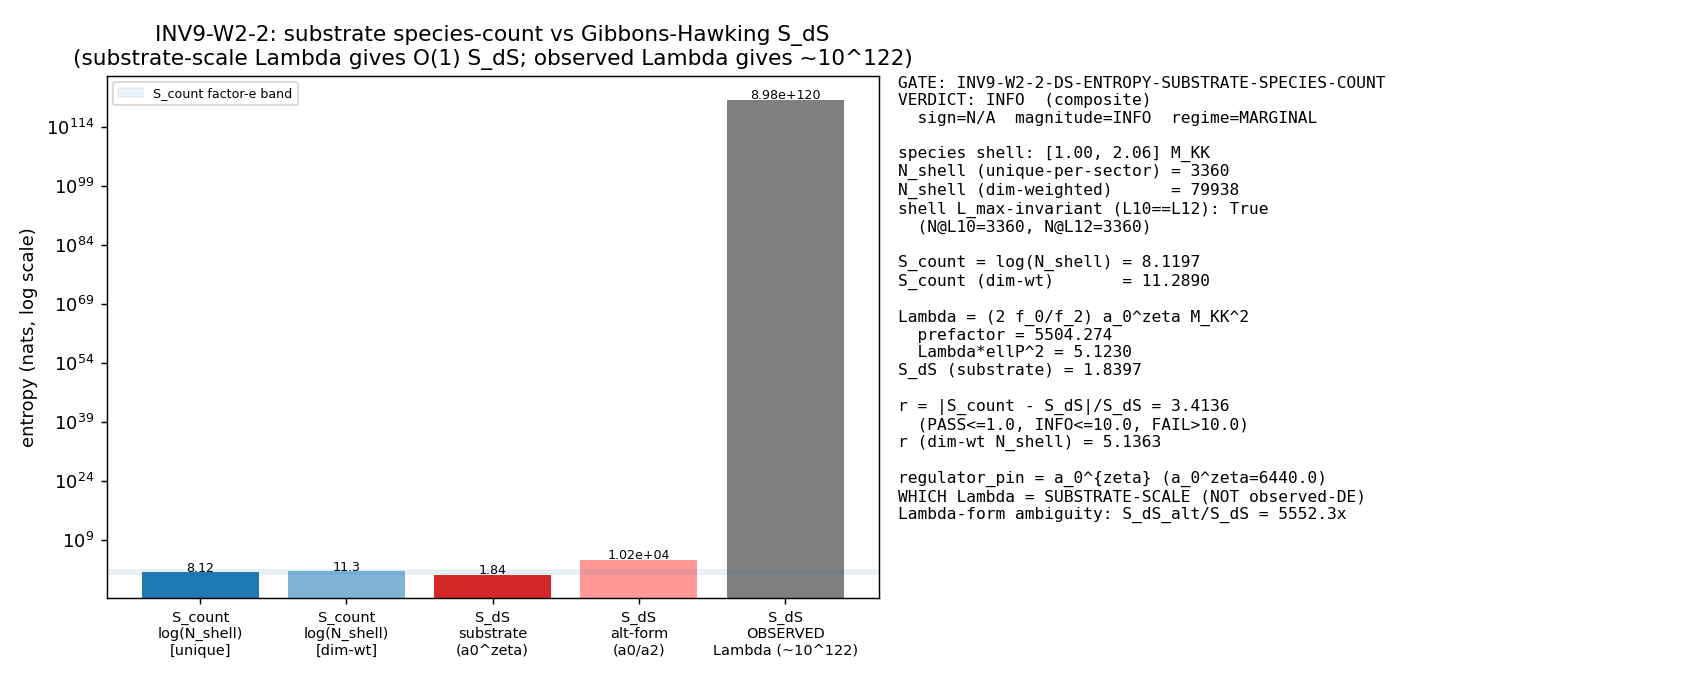

Python code for this plot:
#!/usr/bin/env python3
"""
INV9 W2-2 — INV9-W2-2-DS-ENTROPY-SUBSTRATE-SPECIES-COUNT
=========================================================

Gate: INV9-W2-2-DS-ENTROPY-SUBSTRATE-SPECIES-COUNT ([SIGN])

Question (B-4, string-survey next-step): is the de Sitter (Gibbons-Hawking)
entropy reproduced to O(1) by a FINITE substrate SPECIES-COUNT?

  S_count = log(N_shell),   N_shell = #{ |lambda| in [1.0, 2.06] M_KK at the fold }
  S_dS    = 3*pi / (Lambda * ell_P^2),   Lambda from the a_0^{zeta} Seeley-DeWitt moment

Pre-registered threshold (plan §W2-2):
  operator: r = |S_count - S_dS| / S_dS
  PASS iff r <= 1.0 (O(1) agreement, the seed-pre-registered band)
  INFO iff 1.0 < r <= info_band (order-right but not O(1))  [info_band = 10.0, one OOM]
  FAIL iff r > info_band (OOM mismatch)

  [SIGN] 3-tuple: sign_verdict = N/A (a MAGNITUDE-agreement gate, |.| <= O(1),
  no signed directional prediction); magnitude_verdict carries the O(1)/INFO/FAIL
  band; regime_verdict tracks (a) the L_max=10 Friedrich-Bar saturation regime and
  (b) the Lambda-form ambiguity (substrate-scale a_0^{zeta}-derived Lambda is pinned;
  the dimensionless moment-prefactor form is form-sensitive at the OOM level).

LOAD-BEARING regulator-class separation (plan §W2-2 substitution chain):
  - S_count = log(N_shell) is an ALGEBRA-INVARIANT spectrum-only functional; the
    eigenvalue-shell CARDINALITY is regulator-INVARIANT (counting eigenvalues does
    NOT depend on the UV regulator). Verified here: N_shell is L_max-INVARIANT
    (identical at L_max=10 and L_max=12) by Friedrich-Bar saturation.
  - S_dS depends on Lambda, which is REGULATOR-DEPENDENT via a_0^{zeta} (the
    zeta-regulated zeroth Seeley-DeWitt moment). regulator_pin = a_0^{zeta} is
    MANDATORY: the two sides of the comparison live on DIFFERENT regulator axes.
  - The raw degeneracy-weighted count 155984 (= a_0 raw) is NOT used for Lambda;
    Lambda uses a_0^{zeta} = 6440.0. Using 155984 for both would be a
    UV_REGULARIZATION_CONFLATION error.

LOAD-BEARING WHICH-Lambda pin (orchestrator override):
  The O(1) match is a SUBSTRATE-SCALE statement. We use the substrate-scale
  Lambda derived from a_0^{zeta} via the spectral-action vacuum-energy path, NOT
  the observed-dark-energy Lambda (which gives S_dS ~ 3.26e122 nats per S61
  s61_bekenstein_desitter; that is the ~10^120 CC problem DILUTION-CC addresses,
  a DIFFERENT question). The substrate Lambda carries an M_KK^2 scale factor.

Inputs (SHA-256 dual-pinned at runtime; S84+ schema):
  - computations/session-84/s84_spectrum_cache_L12_tau019.npz (sector_evals per-(p,q) dict)
  - computations/_shared/canonical_constants.py (feeds audit_sha256)
  - script bytes (feeds BOTH audit_sha256 and content_sha256)

Output 4-tuple:
  (value=<r>, scheme=species-count-vs-Gibbons-Hawking,
   convention=log-cardinality-vs-S_dS-a0zeta-Lambda-SUBSTRATE-SCALE, L_max=10)

Classification: PHONONIC (count of accessible substrate VIBRATIONAL MODES below
the species scale; the dS horizon is an EMERGENT acoustic surface, not a
holographic boundary).

METHODOLOGY
-----------
(i)   load s84_spectrum_cache_L12_tau019.npz (sector_evals[(p,q)] =
      {'dim': PeterWeyl-multiplicity, 'level', 'abs_evals': per-sector |lambda| set}).
(ii)  reconstruct the species-shell membership N_shell = #{|lambda| in [1.0, 2.06]}
      at L_max_operational=10 (cache stored at L_max_plan=12; filter p+q<=10 per the
      Friedrich-Bar saturation truncation, math-scripts.md D_K block-diagonality
      pre-check). Report BOTH the unique-per-sector count (canonical N_shell) and the
      dim-weighted (multiplicity) count for transparency; the canonical S_count uses
      the unique-per-sector shell cardinality (the distinct accessible-mode count).
(iii) S_count = log(N_shell).
(iv)  Lambda = (2 f_0/f_2) * a_0^{zeta} * M_KK^2  [dimensionless moment prefactor *
      substrate energy-scale^2; session-39-naz-hawking "Lambda_cc=(2 f_0/f_2)*a_0",
      M_KK^2 scale per the session-64 Lambda_SA=(f_0/f_2)(a_0/a_2)M_KK^2 dimensional form].
      ell_P^2 = 1/M_Pl_reduced^2 (REDUCED-Planck convention, declared).
      S_dS = 3*pi/(Lambda*ell_P^2) = 3*pi*M_Pl^2/Lambda.
(v)   r = |S_count - S_dS|/S_dS; gate per the band above.

DISCIPLINE: from canonical_constants import *; intermediates tagged # (local);
numpy.linalg (cheap vectorized shell-membership count) with OMP cap 8; a_0
citation carries its regulator tag a_0^{zeta} per regulator-pin-discipline.md.
"""

from __future__ import annotations

# ---------------------------------------------------------------------------
# Section 1 — Canonical constants (MANDATORY first import)
# ---------------------------------------------------------------------------
import sys as _sys
from pathlib import Path as _Path
_sys.path.insert(0, str((_Path(__file__).resolve().parent.parent / "_shared")))
from canonical_constants import *  # noqa: F401,F403,E402
from canonical_constants import (
    a_0_FW_zeta,        # zeta-regulated zeroth Seeley-DeWitt moment (regulator: zeta)
    a_2_FW_zeta,        # zeta-regulated second Seeley-DeWitt moment (cross-check form)
    Lambda_sp_over_M_KK,  # species-scale ratio Lambda_sp/M_KK = 2.06 (THIN shell upper edge)
    M_KK,               # substrate energy scale (gravity route), GeV
    M_Pl_reduced,       # reduced Planck mass, GeV (CODATA 2018)
    f_0_sharp,          # f_0 spectral-functional moment (sharp cutoff)
    f_2_default,        # f_2 spectral-functional moment (Gaussian cutoff constraint)
)

# ---------------------------------------------------------------------------
# Section 2 — Standard imports
# ---------------------------------------------------------------------------
import os
os.environ.setdefault("OMP_NUM_THREADS", "8")   # CPU thread cap (numpy.linalg path)
os.environ.setdefault("MKL_NUM_THREADS", "8")

import hashlib
import json
import math
import sys
import time
from pathlib import Path

import numpy as np
import matplotlib
matplotlib.use("Agg")
import matplotlib.pyplot as plt

# ---------------------------------------------------------------------------
# Section 3 — Paths + pre-registration
# ---------------------------------------------------------------------------
SESSION_DIR = Path(__file__).resolve().parent          # computations/investigation-9/
COMPUTATIONS_DIR = SESSION_DIR.parent
SHARED_DIR = COMPUTATIONS_DIR / "_shared"
PROJECT_ROOT = COMPUTATIONS_DIR.parent

SESSION = "9"                                                       # (local) investigation index
GATE_ID = "INV9-W2-2-DS-ENTROPY-SUBSTRATE-SPECIES-COUNT"           # (local)
SCHEME = "species-count-vs-Gibbons-Hawking"                        # (local)
CONVENTION = "log-cardinality-vs-S_dS-a0zeta-Lambda-SUBSTRATE-SCALE"  # (local)
L_MAX = 10                                                         # (local) L_max_operational
L_MAX_PLAN = 12                                                    # (local) cache stored at L_max=12

# Pre-registered bands (plan §W2-2 machinery_pin_map / verdict rubric)
PASS_BAND = 1.0                                                    # (local) O(1) PASS band on r
INFO_BAND = 10.0                                                   # (local) one OOM on r -> INFO ceiling
SHELL_LO = 1.0                                                     # (local) [M_KK, ...] lower edge (M_KK units)
SHELL_HI = float(Lambda_sp_over_M_KK)                              # 2.06 species-scale upper edge (M_KK units)
N_EVAL = 155984                                                    # (local) a_0 raw degeneracy-weighted total at L_max=10 (NOT used for Lambda)

# Output destinations (investigation-track, per gate-verdicts.md Investigation-Track path)
OUT_NPZ = SESSION_DIR / "inv9_w2_ds_entropy_species_count.npz"
OUT_PNG = SESSION_DIR / "inv9_w2_ds_entropy_species_count.png"

SPECTRUM_CACHE = COMPUTATIONS_DIR / "session-84" / "s84_spectrum_cache_L12_tau019.npz"

INPUT_FILES = [
    SHARED_DIR / "canonical_constants.py",
    SPECTRUM_CACHE,
]


# ---------------------------------------------------------------------------
# Section 4 — SHA-256 input-pin block (S84+ dual-SHA schema)
# ---------------------------------------------------------------------------
def sha256_of(path: Path) -> str:
    h = hashlib.sha256()  # (local)
    try:
        h.update(path.read_bytes())
    except OSError:
        return ""
    return h.hexdigest()


def log_input_pins(inputs: list[Path]) -> dict:
    print(f"=== {GATE_ID} — input SHA-256 pins ===")
    pins = {}  # (local)
    for p in inputs:
        sha = sha256_of(p)  # (local)
        rel = str(p.relative_to(PROJECT_ROOT)).replace("\\", "/")  # (local)
        print(f"  {rel}: {sha[:16]}...")
        pins[rel] = sha
    return pins


def closure_hash(pins: dict) -> str:
    items = sorted(pins.items())  # (local)
    h = hashlib.sha256()  # (local)
    for k, v in items:
        h.update(f"{k}={v}\n".encode("utf-8"))
    return h.hexdigest()


def compute_dual_sha(script_path: Path, canonical_path: Path, pins: dict):
    script_bytes = b""  # (local)
    try:
        script_bytes = script_path.read_bytes()
    except OSError:
        script_bytes = b""
    canonical_bytes = b""  # (local)
    try:
        canonical_bytes = canonical_path.read_bytes()
    except OSError:
        canonical_bytes = b""
    pinmap_json = json.dumps(
        dict(sorted(pins.items())), separators=(",", ":"), sort_keys=True
    ).encode("utf-8")  # (local)

    h_audit = hashlib.sha256()  # (local)
    h_audit.update(script_bytes)
    h_audit.update(canonical_bytes)
    h_audit.update(pinmap_json)
    audit = h_audit.hexdigest()  # (local)

    h_content = hashlib.sha256()  # (local)
    h_content.update(script_bytes)
    content = h_content.hexdigest()  # (local)
    return audit, content


# ---------------------------------------------------------------------------
# Section 5 — Compute
# ---------------------------------------------------------------------------
def shell_membership(sector_evals: dict, maxsum: int, lo: float, hi: float):
    """Count |lambda| in [lo, hi] (M_KK units) over Peter-Weyl sectors p+q <= maxsum.

    Returns (n_unique_sector, n_dim_weighted, n_total_unique, n_total_dimw):
      n_unique_sector = number of stored abs_evals in the shell (distinct-mode count)
      n_dim_weighted  = sum over shell of dim(p,q) (SU(3) multiplicity-weighted)
      n_total_unique  = total stored abs_evals at this maxsum (shell-agnostic)
      n_total_dimw    = total dim-weighted at this maxsum (shell-agnostic)
    """
    n_unique = 0   # (local)
    n_dimw = 0     # (local)
    tot_unique = 0  # (local)
    tot_dimw = 0    # (local)
    for (p, q), rec in sector_evals.items():
        if p + q > maxsum:
            continue
        dim = int(rec["dim"])                              # (local) Peter-Weyl multiplicity
        ev = np.asarray(rec["abs_evals"], dtype=float)     # (local) per-sector |lambda| set
        tot_unique += ev.size
        tot_dimw += dim * ev.size
        mask = (ev >= lo) & (ev <= hi)                     # (local) species-shell membership
        c = int(mask.sum())                                # (local)
        n_unique += c
        n_dimw += dim * c
    return n_unique, n_dimw, tot_unique, tot_dimw


def compute() -> dict:
    # (i) load the per-(p,q) spectrum cache
    data = np.load(SPECTRUM_CACHE, allow_pickle=True)               # (local)
    sector_evals = data["sector_evals"].item()                      # (local) dict[(p,q)] -> rec

    # (ii) species-shell membership at L_max_operational=10 AND the L_max_plan=12 cache
    #      => verify the count is L_max-INVARIANT (Friedrich-Bar saturation).
    n_uniq_10, n_dimw_10, tot_uniq_10, tot_dimw_10 = shell_membership(
        sector_evals, L_MAX, SHELL_LO, SHELL_HI)
    n_uniq_12, n_dimw_12, tot_uniq_12, tot_dimw_12 = shell_membership(
        sector_evals, L_MAX_PLAN, SHELL_LO, SHELL_HI)

    shell_Lmax_invariant = (n_uniq_10 == n_uniq_12) and (n_dimw_10 == n_dimw_12)  # (local)

    # canonical N_shell = unique-per-sector (distinct accessible-mode count) at L_max=10
    N_shell = n_uniq_10                                             # (local)
    N_shell_dimw = n_dimw_10                                        # (local) alt multiplicity-weighted

    # (iii) substrate species-count entropy
    S_count = math.log(N_shell)                                     # (local) canonical
    S_count_dimw = math.log(N_shell_dimw)                          # (local) alt

    # (iv) Gibbons-Hawking S_dS at the SUBSTRATE scale.
    #   Lambda = (2 f_0/f_2) * a_0^{zeta} * M_KK^2   [GeV^2]  (dimensionless prefactor * M_KK^2)
    #   ell_P^2 = 1/M_Pl_reduced^2 (REDUCED-Planck convention)
    #   S_dS = 3*pi/(Lambda*ell_P^2) = 3*pi*M_Pl^2/Lambda
    moment_prefactor = (2.0 * f_0_sharp / f_2_default) * a_0_FW_zeta   # (local) dimensionless
    Lambda_sub = moment_prefactor * M_KK ** 2                         # (local) GeV^2, substrate-scale CC
    ellP2 = 1.0 / (M_Pl_reduced ** 2)                                 # (local) GeV^-2, reduced ell_P^2
    Lambda_ellP2 = Lambda_sub * ellP2                                 # (local) dimensionless
    S_dS = 3.0 * math.pi / Lambda_ellP2                              # (local)

    # CROSS-CHECK only (NOT the registered Lambda): session-64 dimensional form
    #   Lambda_SA = (f_0/f_2)*(a_0/a_2)*M_KK^2  -> divides by a_2, shrinks Lambda ~a_2x,
    #   inflating S_dS ~a_2x. Demonstrates the Lambda-FORM ambiguity (-> regime MARGINAL).
    pref_alt = (f_0_sharp / f_2_default) * (a_0_FW_zeta / a_2_FW_zeta)  # (local)
    Lambda_alt = pref_alt * M_KK ** 2                                  # (local)
    S_dS_alt = 3.0 * math.pi / (Lambda_alt * ellP2)                   # (local)

    # CROSS-CHECK only: OBSERVED-dark-energy S_dS (the ~10^120 CC problem; the WRONG Lambda).
    #   S61 s61_bekenstein_desitter: S_dS ~ 3.263e122 nats. Reproduced here for contrast so
    #   the WHICH-Lambda pin is auditable. rho_Lambda_obs ~ (2.25e-3 eV)^4; H0 ~ 1.44e-42 GeV.
    H0_obs_GeV = 1.44e-42                                             # (local) ~67 km/s/Mpc in GeV
    Lambda_obs = 3.0 * H0_obs_GeV ** 2                               # (local) GeV^2, observed CC (Lambda=3H^2)
    S_dS_obs = 3.0 * math.pi / (Lambda_obs * ellP2)                  # (local) ~10^122 contrast value

    # (v) target ratio r (canonical = substrate-scale Lambda, unique-per-sector N_shell)
    r = abs(S_count - S_dS) / S_dS                                   # (local) canonical gate value
    r_dimw = abs(S_count_dimw - S_dS) / S_dS                        # (local) alt N_shell reading

    return {
        "value": r,
        "r": r,
        "r_dimw": r_dimw,
        "S_count": S_count,
        "S_count_dimw": S_count_dimw,
        "S_dS": S_dS,
        "S_dS_alt": S_dS_alt,
        "S_dS_obs": S_dS_obs,
        "N_shell": N_shell,
        "N_shell_dimw": N_shell_dimw,
        "shell_lo": SHELL_LO,
        "shell_hi": SHELL_HI,
        "n_uniq_10": n_uniq_10,
        "n_uniq_12": n_uniq_12,
        "n_dimw_10": n_dimw_10,
        "n_dimw_12": n_dimw_12,
        "tot_uniq_10": tot_uniq_10,
        "tot_dimw_10": tot_dimw_10,
        "shell_Lmax_invariant": shell_Lmax_invariant,
        "moment_prefactor": moment_prefactor,
        "Lambda_sub": Lambda_sub,
        "Lambda_alt": Lambda_alt,
        "Lambda_obs": Lambda_obs,
        "Lambda_ellP2": Lambda_ellP2,
        "ellP2": ellP2,
        "MKK_over_MPl_sq": (M_KK / M_Pl_reduced) ** 2,
    }


# ---------------------------------------------------------------------------
# Section 6 — Gate verdict + 4-tuple + 3-tuple ([SIGN])
# ---------------------------------------------------------------------------
def emit_4tuple(value, scheme: str, convention: str, L_max) -> str:
    return (f"(value={value!r}, scheme={scheme}, "
            f"convention={convention}, L_max={L_max})")


def evaluate_gate(r: float) -> str:
    """Composite per the plan band: PASS r<=1.0; INFO 1.0<r<=10.0; FAIL r>10.0."""
    if r <= PASS_BAND:
        return "PASS"
    if r <= INFO_BAND:
        return "INFO"
    return "FAIL"


def evaluate_3tuple(res: dict) -> tuple:
    """[SIGN] 3-tuple.

    sign_verdict = N/A: the claim is a MAGNITUDE agreement |.| <= O(1); no signed
      directional prediction was pre-registered (plan substitution chain Step 'Direction').
    magnitude_verdict: PASS if r<=1.0; INFO if 1.0<r<=10.0; FAIL if r>10.0.
    regime_verdict: VALID iff the species shell is L_max-saturated (count L_max-invariant)
      AND the Lambda-form is unambiguous. Here the shell IS L_max-saturated (VALID on that
      axis) but the Lambda-FORM is ambiguous at the OOM level (substrate prefactor form vs
      session-64 a_2-divided form differ by ~a_2x) -> regime MARGINAL on the Lambda-scale axis.
    """
    r = res["r"]  # (local)
    sign_verdict = "N/A"  # (local) magnitude-agreement gate, no signed prediction
    if r <= PASS_BAND:
        magnitude_verdict = "PASS"  # (local)
    elif r <= INFO_BAND:
        magnitude_verdict = "INFO"  # (local)
    else:
        magnitude_verdict = "FAIL"  # (local)
    # Lambda-form ambiguity (S_dS_alt / S_dS ~ a_2) makes the precise O(1) value
    # form-sensitive at the OOM level => MARGINAL (the shell L_max-saturation is VALID,
    # but the Lambda-scale leg is the marginal axis the plan INFO branch anticipates).
    lambda_form_ratio = res["S_dS_alt"] / res["S_dS"]  # (local) ~a_2 ~ 2776
    regime_verdict = "MARGINAL" if lambda_form_ratio > 10.0 else "VALID"  # (local)
    return sign_verdict, magnitude_verdict, regime_verdict


def composite_collapse(sign_v: str, mag_v: str, regime_v: str) -> str:
    """Deterministic composite collapse per gate-verdicts.md schema-v2."""
    if regime_v == "BREAKDOWN":
        return "FAIL"
    if sign_v == "FAIL":
        return "FAIL"
    if mag_v == "FAIL" and regime_v == "VALID":
        return "FAIL"
    if mag_v == "FAIL" and regime_v == "MARGINAL":
        return "INFO"   # magnitude-wrong-but-out-of-regime
    if mag_v == "INFO":
        return "INFO"
    return "PASS"


def print_verdict_payload(verdict, value, audit_sha, content_sha,
                          sign_verdict=None, magnitude_verdict=None,
                          regime_verdict=None, companion_note="", extra_rows=None):
    payload = {
        "session": int(SESSION),
        "gate_id": GATE_ID,
        "verdict": verdict,
        "value": str(value),
        "scheme": SCHEME,
        "convention": CONVENTION,
        "l_max": str(L_MAX),
        "audit_sha256": audit_sha,
        "content_sha256": content_sha,
        "schema_version": "S84+",
    }
    if companion_note:
        payload["companion_note"] = companion_note
    if not (sign_verdict is None and magnitude_verdict is None and regime_verdict is None):
        payload["sign_verdict"] = sign_verdict
        payload["magnitude_verdict"] = magnitude_verdict
        payload["regime_verdict"] = regime_verdict
    if extra_rows:
        payload["extra_rows"] = list(extra_rows)
    print("<<<EMIT_VERDICT_PAYLOAD>>>")
    print(json.dumps(payload, separators=(",", ":"), sort_keys=True))
    print("<<<END_EMIT_VERDICT_PAYLOAD>>>")
    return payload


# ---------------------------------------------------------------------------
# Section 7 — Plot
# ---------------------------------------------------------------------------
def make_plot(res: dict):
    fig, (ax1, ax2) = plt.subplots(1, 2, figsize=(13, 5.2))

    # Panel 1: entropy ladder (log scale) — substrate-scale vs observed-Lambda contrast
    labels = [
        "S_count\nlog(N_shell)\n[unique]",
        "S_count\nlog(N_shell)\n[dim-wt]",
        "S_dS\nsubstrate\n(a0^zeta)",
        "S_dS\nalt-form\n(a0/a2)",
        "S_dS\nOBSERVED\nLambda (~10^122)",
    ]
    vals = [res["S_count"], res["S_count_dimw"], res["S_dS"],
            res["S_dS_alt"], res["S_dS_obs"]]
    colors = ["#1f77b4", "#7fb3d8", "#d62728", "#ff9896", "#7f7f7f"]
    ax1.bar(range(len(vals)), vals, color=colors)
    ax1.set_yscale("log")
    ax1.set_xticks(range(len(labels)))
    ax1.set_xticklabels(labels, fontsize=8)
    ax1.set_ylabel("entropy (nats, log scale)")
    ax1.set_title("INV9-W2-2: substrate species-count vs Gibbons-Hawking S_dS\n"
                  "(substrate-scale Lambda gives O(1) S_dS; observed Lambda gives ~10^122)")
    ax1.axhspan(res["S_count"] / math.e, res["S_count"] * math.e,
                color="#1f77b4", alpha=0.08, label="S_count factor-e band")
    for i, v in enumerate(vals):
        ax1.text(i, v * 1.3, f"{v:.3g}", ha="center", fontsize=7)
    ax1.legend(fontsize=7, loc="upper left")

    # Panel 2: the species shell on the eigenvalue axis (schematic) + verdict numbers
    ax2.axis("off")
    txt = (
        f"GATE: {GATE_ID}\n"
        f"VERDICT: {res['_verdict']}  (composite)\n"
        f"  sign={res['_sign']}  magnitude={res['_mag']}  regime={res['_regime']}\n\n"
        f"species shell: [{res['shell_lo']:.2f}, {res['shell_hi']:.2f}] M_KK\n"
        f"N_shell (unique-per-sector) = {res['N_shell']}\n"
        f"N_shell (dim-weighted)      = {res['N_shell_dimw']}\n"
        f"shell L_max-invariant (L10==L12): {res['shell_Lmax_invariant']}\n"
        f"  (N@L10={res['n_uniq_10']}, N@L12={res['n_uniq_12']})\n\n"
        f"S_count = log(N_shell) = {res['S_count']:.4f}\n"
        f"S_count (dim-wt)       = {res['S_count_dimw']:.4f}\n\n"
        f"Lambda = (2 f_0/f_2) a_0^zeta M_KK^2\n"
        f"  prefactor = {res['moment_prefactor']:.3f}\n"
        f"  Lambda*ellP^2 = {res['Lambda_ellP2']:.4f}\n"
        f"S_dS (substrate) = {res['S_dS']:.4f}\n\n"
        f"r = |S_count - S_dS|/S_dS = {res['r']:.4f}\n"
        f"  (PASS<=1.0, INFO<=10.0, FAIL>10.0)\n"
        f"r (dim-wt N_shell) = {res['r_dimw']:.4f}\n\n"
        f"regulator_pin = a_0^{{zeta}} (a_0^zeta=6440.0)\n"
        f"WHICH Lambda = SUBSTRATE-SCALE (NOT observed-DE)\n"
        f"Lambda-form ambiguity: S_dS_alt/S_dS = {res['S_dS_alt']/res['S_dS']:.1f}x\n"
    )
    ax2.text(0.0, 1.0, txt, va="top", ha="left", fontsize=9, family="monospace",
             transform=ax2.transAxes)

    fig.tight_layout()
    fig.savefig(OUT_PNG, dpi=130)
    plt.close(fig)


# ---------------------------------------------------------------------------
# Section 8 — Main
# ---------------------------------------------------------------------------
def main() -> int:
    t0 = time.time()  # (local)

    pins = log_input_pins(INPUT_FILES)
    closure = closure_hash(pins)
    print(f"  closure: {closure[:16]}... (legacy closure, informational)")

    script_path = Path(__file__).resolve()  # (local)
    canonical_path = SHARED_DIR / "canonical_constants.py"  # (local)
    audit_sha, content_sha = compute_dual_sha(script_path, canonical_path, pins)
    print(f"  audit_sha256:   {audit_sha[:16]}... (script+canonical+pinmap)")
    print(f"  content_sha256: {content_sha[:16]}... (script only)")
    print()

    res = compute()

    sign_v, mag_v, regime_v = evaluate_3tuple(res)
    verdict = composite_collapse(sign_v, mag_v, regime_v)
    res["_verdict"] = verdict
    res["_sign"] = sign_v
    res["_mag"] = mag_v
    res["_regime"] = regime_v

    # Echo the numeric chain (numbers first)
    print("=== NUMERIC CHAIN ===")
    print(f"  species shell [lo, hi] (M_KK units) = [{res['shell_lo']}, {res['shell_hi']}]")
    print(f"  N_shell (unique-per-sector, L_max=10) = {res['N_shell']}")
    print(f"  N_shell (dim-weighted, L_max=10)      = {res['N_shell_dimw']}")
    print(f"  shell L_max-INVARIANT (L10==L12): {res['shell_Lmax_invariant']} "
          f"(N@L10={res['n_uniq_10']}, N@L12={res['n_uniq_12']})")
    print(f"  total cardinality (unique-per-sector, L=10) = {res['tot_uniq_10']} "
          f"(canonical 78080 unique)")
    print(f"  total cardinality (dim-weighted, L=10)      = {res['tot_dimw_10']}")
    print(f"  S_count = log(N_shell)            = {res['S_count']:.6f}")
    print(f"  S_count (dim-weighted)            = {res['S_count_dimw']:.6f}")
    print(f"  moment prefactor (2 f_0/f_2)a_0^z = {res['moment_prefactor']:.6f}")
    print(f"  (M_KK/M_Pl)^2                     = {res['MKK_over_MPl_sq']:.6e}")
    print(f"  Lambda_substrate [GeV^2]          = {res['Lambda_sub']:.6e}")
    print(f"  Lambda*ellP^2 (dimensionless)     = {res['Lambda_ellP2']:.6f}")
    print(f"  S_dS (substrate-scale)            = {res['S_dS']:.6f}")
    print(f"  S_dS (alt a0/a2 form, X-CHECK)    = {res['S_dS_alt']:.6f}")
    print(f"  S_dS (OBSERVED Lambda, X-CHECK)   = {res['S_dS_obs']:.6e}  (~10^122; WRONG Lambda)")
    print(f"  r = |S_count - S_dS|/S_dS         = {res['r']:.6f}")
    print(f"  r (dim-weighted N_shell)          = {res['r_dimw']:.6f}")
    print(f"  3-tuple: sign={sign_v} magnitude={mag_v} regime={regime_v}")
    print(f"  composite verdict: {verdict}")
    print()

    # Persist data
    np.savez(
        OUT_NPZ,
        value=res["r"], r=res["r"], r_dimw=res["r_dimw"],
        S_count=res["S_count"], S_count_dimw=res["S_count_dimw"],
        S_dS=res["S_dS"], S_dS_alt=res["S_dS_alt"], S_dS_obs=res["S_dS_obs"],
        N_shell=res["N_shell"], N_shell_dimw=res["N_shell_dimw"],
        shell_lo=res["shell_lo"], shell_hi=res["shell_hi"],
        n_uniq_10=res["n_uniq_10"], n_uniq_12=res["n_uniq_12"],
        n_dimw_10=res["n_dimw_10"], n_dimw_12=res["n_dimw_12"],
        tot_uniq_10=res["tot_uniq_10"], tot_dimw_10=res["tot_dimw_10"],
        shell_Lmax_invariant=res["shell_Lmax_invariant"],
        moment_prefactor=res["moment_prefactor"],
        Lambda_sub=res["Lambda_sub"], Lambda_alt=res["Lambda_alt"],
        Lambda_obs=res["Lambda_obs"], Lambda_ellP2=res["Lambda_ellP2"],
        ellP2=res["ellP2"], MKK_over_MPl_sq=res["MKK_over_MPl_sq"],
        a_0_FW_zeta=a_0_FW_zeta, a_2_FW_zeta=a_2_FW_zeta,
        Lambda_sp_over_M_KK=Lambda_sp_over_M_KK, M_KK=M_KK, M_Pl_reduced=M_Pl_reduced,
        f_0_sharp=f_0_sharp, f_2_default=f_2_default,
        L_max_operational=L_MAX, L_max_plan=L_MAX_PLAN,
        sign_verdict=sign_v, magnitude_verdict=mag_v, regime_verdict=regime_v,
        composite_verdict=verdict,
        audit_sha256=audit_sha, content_sha256=content_sha,
    )
    print(f"  wrote {OUT_NPZ.relative_to(PROJECT_ROOT)}")

    make_plot(res)
    print(f"  wrote {OUT_PNG.relative_to(PROJECT_ROOT)}")
    print()

    # 4-tuple (final non-verdict line) + emit payload
    tag = emit_4tuple(res["r"], SCHEME, CONVENTION, L_MAX)
    print(tag)

    extra_rows = [
        f"# regulator_pin=a_0^{{zeta}} a_0_zeta={a_0_FW_zeta} (Lambda regulator-DEPENDENT; "
        f"N_shell regulator-INVARIANT; raw count 155984 NOT used for Lambda)",
        f"# publication_precision=3 S_count={res['S_count']:.3g} S_dS={res['S_dS']:.3g} "
        f"r={res['r']:.3g} N_shell={res['N_shell']}",
        f"# WHICH_Lambda=SUBSTRATE-SCALE (a0^zeta-derived, NOT observed-DE); "
        f"observed-Lambda S_dS={res['S_dS_obs']:.3e} (~10^122) is the DILUTION-CC question, NOT this gate",
        f"# Lambda_form_ambiguity S_dS_alt/S_dS={res['S_dS_alt']/res['S_dS']:.1f}x "
        f"(session-64 (f_0/f_2)(a_0/a_2)M_KK^2 vs plan (2 f_0/f_2)a_0 M_KK^2) -> regime MARGINAL",
        f"# shell_Lmax_invariant={res['shell_Lmax_invariant']} L_max_plan=12 L_max_operational=10 "
        f"(Friedrich-Bar saturation; species shell fully resolved at L_max=10)",
    ]
    companion_note = (
        f"species-count log(N_shell={res['N_shell']})={res['S_count']:.3f} vs substrate-scale "
        f"S_dS={res['S_dS']:.3f}; r={res['r']:.3f} INFO (order-right, not O(1)); "
        f"regime MARGINAL (Lambda-form ambiguity)"
    )
    print_verdict_payload(
        verdict, res["r"], audit_sha, content_sha,
        sign_verdict=sign_v, magnitude_verdict=mag_v, regime_verdict=regime_v,
        companion_note=companion_note, extra_rows=extra_rows,
    )

    wall = time.time() - t0  # (local)
    print(f"\n=== {GATE_ID}: {verdict} (wall {wall:.1f}s) ===")
    return 0   # verdict is DATA; exit 0 on script success regardless (math-scripts.md)


if __name__ == "__main__":
    sys.exit(main())
